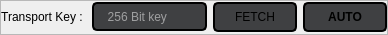
                        <widget class="QFrame" name="frame_37">
                         <property name="maximumSize">
                          <size>
                           <width>16777215</width>
                           <height>35</height>
                          </size>
                         </property>
                         <property name="styleSheet">
                          <string notr="true"/>
                         </property>
                         <property name="frameShape">
                          <enum>QFrame::StyledPanel</enum>
                         </property>
                         <property name="frameShadow">
                          <enum>QFrame::Raised</enum>
                         </property>
                         <layout class="QGridLayout" name="gridLayout_32">
                          <property name="leftMargin">
                           <number>0</number>
                          </property>
                          <property name="topMargin">
                           <number>0</number>
                          </property>
                          <property name="rightMargin">
                           <number>0</number>
                          </property>
                          <property name="bottomMargin">
                           <number>0</number>
                          </property>
                          <property name="verticalSpacing">
                           <number>0</number>
                          </property>
                          <item row="0" column="3">
                           <widget class="QPushButton" name="k4_key_auto">
                            <property name="font">
                             <font>
                              <family>Segoe UI</family>
                              <pointsize>9</pointsize>
                              <italic>false</italic>
                              <bold>true</bold>
                             </font>
                            </property>
                            <property name="cursor">
                             <cursorShape>PointingHandCursor</cursorShape>
                            </property>
                            <property name="styleSheet">
                             <string notr="true">QPushButton{background-color: rgba(63,64,66,255);
font: 600 9pt &quot;Segoe UI&quot;;
height:26px;
width:80px;
border-radius:5px;border:2px solid black;
}
QPushButton:hover{

background-color:rgba(32,33,36,255);
}</string>
                            </property>
                            <property name="text">
                             <string>AUTO</string>
                            </property>
                            <property name="iconSize">
                             <size>
                              <width>7</width>
                              <height>16</height>
                             </size>
                            </property>
                           </widget>
                          </item>
                          <item row="0" column="0">
                           <widget class="QLabel" name="k4_key">
                            <property name="text">
                             <string>Transport Key : </string>
                            </property>
                            <property name="alignment">
                             <set>Qt::AlignRight|Qt::AlignTrailing|Qt::AlignVCenter</set>
                            </property>
                           </widget>
                          </item>
                          <item row="0" column="1">
                           <widget class="QLineEdit" name="k4_key_text">
                            <property name="contextMenuPolicy">
                             <enum>Qt::NoContextMenu</enum>
                            </property>
                            <property name="toolTip">
                             <string>Encryption Key</string>
                            </property>
                            <property name="styleSheet">
                             <string notr="true">QLineEdit{
background-color: rgba(63,64,66,255);
border:2px solid black;
height:25px;
border-radius:5px;
color:white;
padding-left:5px;
}
QLineEdit:focus {
 background-color: rgba(63,64,66,255);

border:2px solid black;
}
QLineEdit:hover{
border:2px solid black;
}
</string>
                            </property>
                            <property name="inputMethodHints">
                             <set>Qt::ImhSensitiveData</set>
                            </property>
                            <property name="maxLength">
                             <number>64</number>
                            </property>
                            <property name="frame">
                             <bool>false</bool>
                            </property>
                            <property name="echoMode">
                             <enum>QLineEdit::Normal</enum>
                            </property>
                            <property name="readOnly">
                             <bool>true</bool>
                            </property>
                            <property name="placeholderText">
                             <string>  256 Bit key</string>
                            </property>
                            <property name="clearButtonEnabled">
                             <bool>true</bool>
                            </property>
                           </widget>
                          </item>
                          <item row="0" column="2">
                           <widget class="QPushButton" name="k4_key_fetch">
                            <property name="cursor">
                             <cursorShape>PointingHandCursor</cursorShape>
                            </property>
                            <property name="styleSheet">
                             <string notr="true">QPushButton{background-color: rgba(63,64,66,255);
font: 600 9pt &quot;Segoe UI&quot;;
height:26px;
width:80px;
border-radius:5px;border:2px solid black;
}
QPushButton:hover{

background-color:rgba(32,33,36,255);
}</string>
                            </property>
                            <property name="text">
                             <string>FETCH</string>
                            </property>
                           </widget>
                          </item>
                         </layout>
                        </widget>
